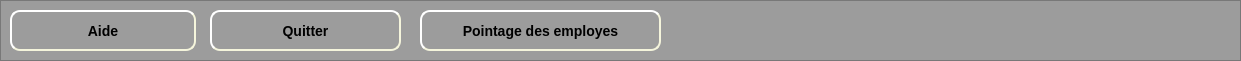
   <widget class="QFrame" name="frame">
    <property name="geometry">
     <rect>
      <x>0</x>
      <y>0</y>
      <width>1241</width>
      <height>61</height>
     </rect>
    </property>
    <property name="styleSheet">
     <string notr="true">background-color: rgb(156, 156, 156);</string>
    </property>
    <property name="frameShape">
     <enum>QFrame::StyledPanel</enum>
    </property>
    <property name="frameShadow">
     <enum>QFrame::Raised</enum>
    </property>
    <widget class="QPushButton" name="pushButton_aide">
     <property name="geometry">
      <rect>
       <x>10</x>
       <y>10</y>
       <width>186</width>
       <height>41</height>
      </rect>
     </property>
     <property name="styleSheet">
      <string notr="true">#pushButton_aide
{
border-color: beige;
border-style: outset;
  border-width: 2px;
  border-radius: 10px;
  font: bold 14px;
  min-width: 10em;
  padding: 6px;
}
#pushButton_aide:hover
{
	border-color: blue;
}</string>
     </property>
     <property name="text">
      <string>Aide</string>
     </property>
    </widget>
    <widget class="QPushButton" name="pushButton_quitter">
     <property name="geometry">
      <rect>
       <x>210</x>
       <y>10</y>
       <width>191</width>
       <height>41</height>
      </rect>
     </property>
     <property name="styleSheet">
      <string notr="true">#pushButton_quitter
{

	border-color: beige;
border-style: outset;
  border-width: 2px;
  border-radius: 10px;
  font: bold 14px;
  min-width: 6em;
  padding: 6px;

}
#pushButton_quitter:hover
{
	border-color: blue;
}</string>
     </property>
     <property name="text">
      <string>Quitter</string>
     </property>
    </widget>
    <widget class="QLabel" name="label_144">
     <property name="geometry">
      <rect>
       <x>220</x>
       <y>20</y>
       <width>21</width>
       <height>21</height>
      </rect>
     </property>
     <property name="text">
      <string/>
     </property>
     <property name="pixmap">
      <pixmap>../Bouttons/quitter-removebg-preview (1).png</pixmap>
     </property>
     <property name="scaledContents">
      <bool>true</bool>
     </property>
    </widget>
    <widget class="QLabel" name="label_141">
     <property name="geometry">
      <rect>
       <x>30</x>
       <y>20</y>
       <width>31</width>
       <height>21</height>
      </rect>
     </property>
     <property name="text">
      <string/>
     </property>
     <property name="pixmap">
      <pixmap>../Bouttons/aide-removebg-preview.png</pixmap>
     </property>
     <property name="scaledContents">
      <bool>true</bool>
     </property>
    </widget>
    <widget class="QPushButton" name="pushButton_pointer">
     <property name="geometry">
      <rect>
       <x>420</x>
       <y>10</y>
       <width>241</width>
       <height>41</height>
      </rect>
     </property>
     <property name="styleSheet">
      <string notr="true">#pushButton_pointer
{

	border-color: beige;
border-style: outset;
  border-width: 2px;
  border-radius: 10px;
  font: bold 14px;
  min-width: 6em;
  padding: 6px;

}
#pushButton_pointer:hover
{
	border-color: blue;
}</string>
     </property>
     <property name="text">
      <string>Pointage des employes</string>
     </property>
    </widget>
    <widget class="QLabel" name="label_39">
     <property name="geometry">
      <rect>
       <x>430</x>
       <y>20</y>
       <width>31</width>
       <height>21</height>
      </rect>
     </property>
     <property name="text">
      <string/>
     </property>
     <property name="pixmap">
      <pixmap>../Bouttons/pointage-removebg-preview.png</pixmap>
     </property>
     <property name="scaledContents">
      <bool>true</bool>
     </property>
    </widget>
   </widget>
